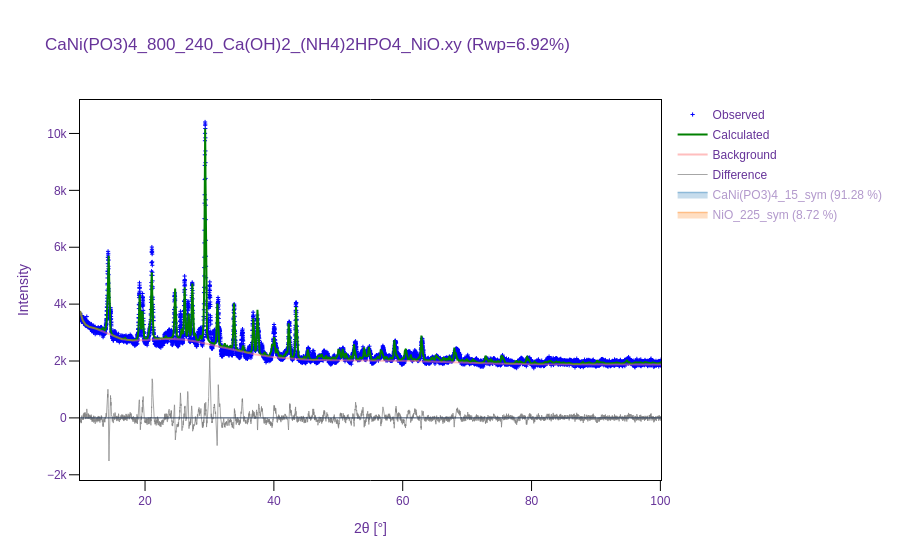

The code cell stored with this chart in its notebook:
### Markdown cell above
### Visualization
You can call `visualize` to visualize the refinement results. The observed, calculated, and difference patterns will be plotted.

### Code cell
refinement.visualize()

### Figure 1 — Plotly figure (JSON) as saved in the notebook; plotly's stock layout.template omitted (floating-point values rounded to 4 significant figures; data arrays with more than 128 entries replaced by an {"elided": "..."} marker saying what was removed)
{"data": [{"marker": {"color": "blue", "size": 3, "symbol": "cross-thin-open"}, "mode": "markers", "name": "Observed", "type": "scatter", "x": {"elided": "8301 float values"}, "y": {"elided": "8301 int values"}}, {"line": {"color": "green", "width": 2}, "mode": "lines", "name": "Calculated", "type": "scatter", "x": {"elided": "8301 float values"}, "y": {"elided": "8301 float values"}}, {"line": {"color": "#FF7F7F", "width": 2}, "mode": "lines", "name": "Background", "opacity": 0.5, "type": "scatter", "x": {"elided": "8301 float values"}, "y": {"elided": "8301 float values"}}, {"hoverinfo": "skip", "line": {"color": "#808080", "width": 1}, "mode": "lines", "name": "Difference", "opacity": 0.7, "type": "scatter", "x": {"elided": "8301 float values"}, "y": {"elided": "8301 float values"}}, {"hoverinfo": "none", "legendgroup": "CaNi(PO3)4_15_sym", "line": {"color": "#1f77b4", "width": 0}, "mode": "lines", "showlegend": false, "type": "scatter", "x": {"elided": "8301 float values"}, "y": {"elided": "8301 float values"}}, {"fill": "tonexty", "legendgroup": "CaNi(PO3)4_15_sym", "line": {"color": "#1f77b4", "width": 1.5}, "mode": "lines", "name": "CaNi(PO3)4_15_sym (91.28 %)", "type": "scatter", "visible": "legendonly", "x": {"elided": "8301 float values"}, "y": {"elided": "8301 float values"}}, {"hovertemplate": "%{text}", "legendgroup": "CaNi(PO3)4_15_sym", "marker": {"color": "#1f77b4", "size": 5, "symbol": 142}, "mode": "markers", "name": "CaNi(PO3)4_15_sym (91.28 %)", "showlegend": false, "text": {"elided": "480 str values"}, "type": "scatter", "visible": "legendonly", "x": {"elided": "480 float values"}, "y": {"elided": "480 float values"}}, {"hoverinfo": "none", "legendgroup": "NiO_225_sym", "line": {"color": "#ff7f0e", "width": 0}, "mode": "lines", "showlegend": false, "type": "scatter", "x": {"elided": "8301 float values"}, "y": {"elided": "8301 float values"}}, {"fill": "tonexty", "legendgroup": "NiO_225_sym", "line": {"color": "#ff7f0e", "width": 1.5}, "mode": "lines", "name": "NiO_225_sym (8.72 %)", "type": "scatter", "visible": "legendonly", "x": {"elided": "8301 float values"}, "y": {"elided": "8301 float values"}}, {"hovertemplate": "%{text}", "legendgroup": "NiO_225_sym", "marker": {"color": "#ff7f0e", "size": 5, "symbol": 142}, "mode": "markers", "name": "NiO_225_sym (8.72 %)", "showlegend": false, "text": ["37.45, 329.83", "43.45, 503.52", "62.91, 244.54", "75.35, 86.52", "79.30, 63.76", "94.80, 26.09"], "type": "scatter", "visible": "legendonly", "x": [37.45, 43.45, 62.91, 75.35, 79.3, 94.8], "y": [-4120.0, -4120.0, -4120.0, -4120.0, -4120.0, -4120.0]}], "layout": {"autosize": true, "font": {"color": "RebeccaPurple", "family": "Arial, sans-serif"}, "legend": {"title": {"text": ""}, "tracegroupgap": 1}, "plot_bgcolor": "white", "shapes": [{"line": {"width": 1}, "type": "line", "x0": 0, "x1": 1, "xref": "x domain", "y0": 0, "y1": 0, "yref": "y"}], "title": {"text": "CaNi(PO3)4_800_240_Ca(OH)2_(NH4)2HPO4_NiO.xy (Rwp=6.92%)"}, "xaxis": {"linecolor": "black", "linewidth": 1, "mirror": true, "range": [9.903, 100.1], "showline": true, "tickcolor": "black", "ticklen": 10, "ticks": "outside", "tickwidth": 1, "title": {"text": "2θ [°]"}}, "yaxis": {"linecolor": "black", "linewidth": 1, "mirror": true, "showline": true, "tickcolor": "black", "ticklen": 10, "ticks": "outside", "tickwidth": 1, "title": {"text": "Intensity"}}}}
